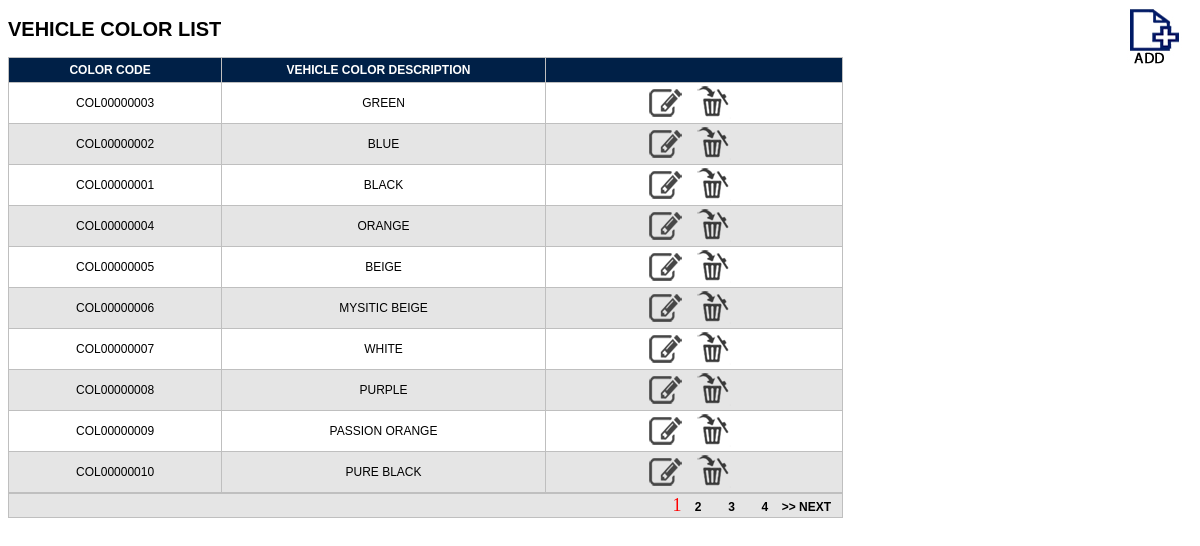
Screenshot of /color_test.php with the database file from the repository.
### tables this page shows
CREATE TABLE `tbl_color` (
  `color_id` varchar(20) NOT NULL,
  `color` varchar(20) NOT NULL,
  `color_created` datetime NOT NULL,
  PRIMARY KEY (`color_id`),
  UNIQUE KEY `color_id` (`color_id`),
  UNIQUE KEY `color` (`color`),
  KEY `color_2` (`color`)
);

### color_test.php (the view, shortened to what this page needs)
<?php
require_once("conf/db_connection.php");
?>
<html>
<head>
<title</title>
<link rel="stylesheet" type="text/css" href="style/table.css" />
</head>
<body>
<div class="button"><a href="color_add.php"><img src="images/add.jpg" /></a></div>
<div class="title">VEHICLE COLOR LIST</div>
<p>
  <?Php
$page_name="color_list.php";
@$column_name=$_GET['color_list'];
@$start=$_GET['start'];
$eu = ($start - 0);
$limit = 10;
$this1 = $eu + $limit;
$next = $eu + $limit;
$query2=" SELECT * FROM tbl_color  ";
$count=$dbo->prepare($query2);
$count->execute();
$nume=$count->rowCount();
echo "<TABLE><tr>";
echo "<th width='75px'><a href='$page_name?column_name=color_id'>Color Code</a></th>";
echo "<th width='120px'><a href='$page_name?column_name=color'>Vehicle Color Description</a></th>";
echo "<th><a href='$page_name?column_name=button'></th>";
$query=" SELECT * FROM tbl_color  ";
$query = $query. " limit $eu, $limit ";
foreach ($dbo->query($query) as $row) {
echo "<tr >";
echo "<td><center>$row[color_id]</td>";
echo "<td><center>$row[color]</center></td>";
echo "<td width='110px'><center><a href='color_edit.php?id=$row[color_id]'><img src='images/edit.png' /> &nbsp;&nbsp; <img src='images/delete.png' /></center></td>";
echo "</tr>";
}
echo "</table>";
echo "<table><tr><td align='right'>";
$l=1;
for($i=0;$i < $nume;$i=$i+$limit){
if($i <> $eu){
echo "&nbsp;&nbsp;&nbsp; <a href='$page_name?start=$i&column_name=$column_name'>$l</a> ";
}
else { echo "<font face='Verdana' size='4' color=red>$l</font>";}
$l=$l+1;
}
if($this1 < $nume) {
print "<a href='$page_name?start=$next&column_name=$column_name'>>> NEXT</a>";}
echo "</td></tr></table>";
?>
</body>
</html>

### style/table.css (style rules this page uses)
body { font-family:Arial; }
table { width: 835px; border-collapse: collapse; border-spacing: 0; margin:0px; padding:0px; }
table, th, td { border: 1px solid #bfbfbf; }
th { background: #002047; color: #fff; font-size: 14px; font-weight: bold; text-transform: uppercase; height: 25px; }
th a { color: #fff; text-decoration: none; }
td { font-size: 12px; height: 23px; }
tr:nth-child(even) { background: #fff; }
tr:nth-child(odd) { background: #e5e5e5; }
.title { padding-top: 10px; font-weight: bold; font-size: 20px; text-transform:uppercase; }
.button { float: right; font-size: 15px; }
a { text-decoration: none; margin-right: 10px; font-size: 12px; font-weight: bold; color: #000; cursor:pointer; }

### rows the page displays
tbl_color: color_id "COL00000003", color "GREEN"
tbl_color: color_id "COL00000002", color "BLUE"
tbl_color: color_id "COL00000001", color "BLACK"
tbl_color: color_id "COL00000004", color "ORANGE"
tbl_color: color_id "COL00000005", color "BEIGE"
tbl_color: color_id "COL00000006", color "MYSITIC BEIGE"
tbl_color: color_id "COL00000007", color "WHITE"
tbl_color: color_id "COL00000008", color "PURPLE"
tbl_color: color_id "COL00000009", color "PASSION ORANGE"
tbl_color: color_id "COL00000010", color "PURE BLACK"
